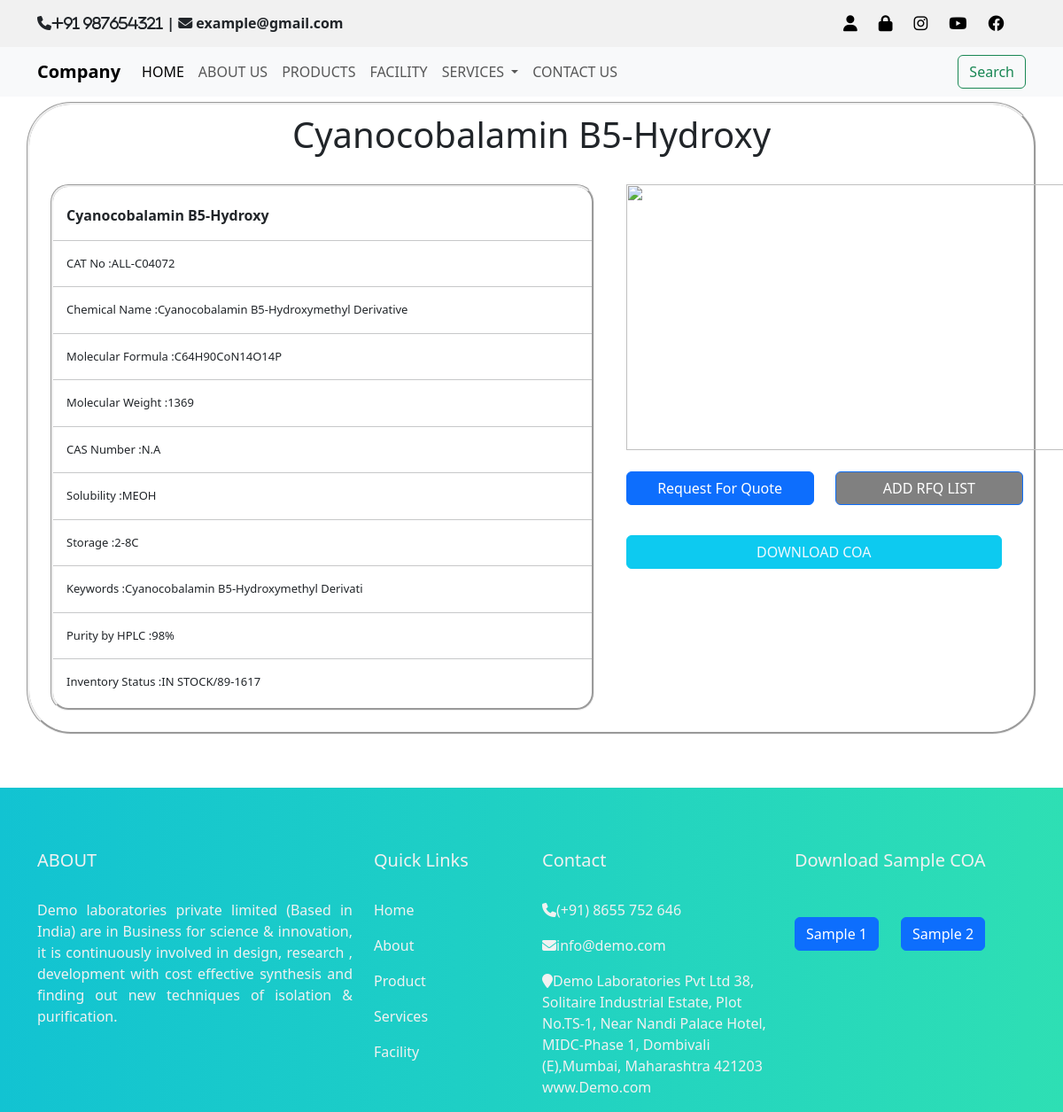
The app's page /readmore/2 with its own data.
### www/models.py (models this page shows)
class fromula(models.Model):
    Product_name=models.CharField(max_length=25)
    CAT_NO= models.CharField(max_length=40)
    Chemical_name= models.CharField(max_length=100)
    Molecular_Formula= models.CharField(max_length=40)
    Molecular_Weight= models.IntegerField()
    CAS_Number= models.CharField(max_length=40)
    Solubility= models.CharField(max_length=40)
    Storage= models.CharField(max_length=40)
    Keywords= models.CharField(max_length=40)
    Purity_by_HPLC= models.CharField(max_length=40)
    Inventory_status= models.CharField(max_length=40)
    image= CloudinaryField('image')

### www/views.py (the view)
# urls.py: path('readmore/<int:id>',views.readmore,name='readmore'),
def readmore(request,id):
    data= fromula.objects.get(id=id)
    return render(request,'readmore.html',{'data':data})

### templates/readmore.html (shortened to what this page needs)
{% include 'navbar.html' %}
<div class="container" style="border-style: groove;border-radius: 50px;margin-top: 6px;">
    <div class="row" style="margin-top: 10px;">
        <div class="col-md-12">
                <div class="panel-heading">
                    <h1 style="text-align: center;">{{data.Product_name}}</h1> <br>
                </div>
                <div class="panel-body">
                    <div class="row">
                        <div class="col-md-7">
                            <div class="container">
                                <ul class="list-group" style="font-size: small;border-style: groove;border-radius: 20px;">
                                <br>
                                <li class="yo" style="font-size: medium;"><strong>{{data.Product_name}}</strong></li> <hr>
                                <li class="yo">CAT No :{{data.CAT_NO}}</li><hr>
                                <li class="yo">Chemical Name :{{data.Chemical_name}}</li> <hr>
                                <li class="yo">Molecular Formula :{{data.Molecular_Formula}}</li> <hr>
                                <li class="yo">Molecular Weight :{{data.Molecular_Weight}}</li> <hr>
                                <li class="yo">CAS Number :{{data.CAS_Number}}</li> <hr>
                                <li class="yo">Solubility :{{data.Solubility}}</li> <hr>
                                <li class="yo">Storage :{{data.Storage}}</li> <hr>
                                <li class="yo">Keywords :{{data.Keywords}}</li> <hr>
                                <li class="yo">Purity by HPLC :{{data.Purity_by_HPLC}}</li> <hr>
                                <li class="yo">Inventory Status :{{data.Inventory_status}}</li> <br>
                            </ul>
                        </div>
                        <br>
                        </div>
                        <div class="col-md-5">
                            <img src="{{data.image.url}}" alt="" srcset="">
                            <br>
                            <br>
                            <div class="row">
                                <div class="col-md-6">
<button type="button" class="btn btn-primary" style="width: 100%;" data-bs-toggle="modal" data-bs-target="#staticBackdrop">
    Request For Quote
  </button>
                                </div>
                                <div class="col-md-6">
                                    <a href="{% url 'cart' data.id %}" style="width:100%; background: grey;" class="btn btn-primary">ADD RFQ LIST</a>
                                </div>
                                <br>
                                <br>
                                <br>
                            <div class="row">
                                <div class="col-md-12">
                                    <a href="" style="width:100%;color: aliceblue;" class="btn btn-info" target="_blank"> DOWNLOAD COA </a>
                                </div>
                            </div>
                            </div>
                        </div>
                    </div>
                </div>
        </div>
    </div>
</div>
     <div class="edufair-footer-1x padding-bottom-large">
        <div class="edufair-footer-content">
              <div class="container">
                  <div class="row">
                      <div class="col-md-4 edufair-footer-address">
                      <h5>ABOUT</h5><br>
                          <p style="text-align:justify;">Demo laboratories private limited (Based in India) are in Business for science &amp; innovation,
                          it is continuously involved in design, research , development with cost effective synthesis
                          and finding out new techniques of isolation &amp; purification.</p>
                      </div>
                      <div class="col-md-2">
<h5>Quick Links</h5><br>
<p>Home </p>
<p>About </p>
<p>Product </p>
<p>Services </p>
<p>Facility </p>
                      </div>
                      <div class="col-md-3">
                      <h5>Contact</h5><br>
                      <p> <i class="fa fa-phone"></i>(+91) 8655 752 646 </p>
                              <p> <i class="fa fa-envelope"></i>info@demo.com </p>
                              <p> <i class="fa fa-map-marker"></i>Demo Laboratories Pvt Ltd 38,
                              Solitaire Industrial Estate,
                              Plot No.TS-1, Near Nandi Palace Hotel,
                              MIDC-Phase 1, Dombivali (E),Mumbai, Maharashtra 421203
                              www.Demo.com</p>
                      </div>
                      <div class="col-md-3">	<h5>Download Sample COA</h5><br>
<a class="edufair-course-text" href="#"><button type="button" class="btn btn-primary">Sample 1</button></a> &nbsp;&nbsp;&nbsp;&nbsp; <a class="edufair-course-text" href="#"><button type="button" class="btn btn-primary">Sample 2</button></a>
                      </div>
                      </div>
                  </div>
              </div>
        </div>

### templates/readmore.html (style rules this page uses)
img { height: 300px; width: 500px; }
ul li { list-style-type: none; }
.yo { margin-left: 15px; }
.edufair-footer-1x { background: linear-gradient(to right, #12C3D2, #2edfb4 ); width: 100%; color: #f1f1f1; padding-top: 70px; margin-top: 60px; }

### records on screen
fromula: Product_name "Cyanocobalamin B5-Hydroxy", CAT_NO "ALL-C04072", Chemical_name "Cyanocobalamin B5-Hydroxymethyl Derivative", Molecular_Formula "C64H90CoN14O14P", Molecular_Weight "1369", CAS_Number "N.A", Solubility "MEOH", Storage "2-8C", Keywords "Cyanocobalamin B5-Hydroxymethyl Derivati", Purity_by_HPLC "98%", Inventory_status "IN STOCK/89-1617"
